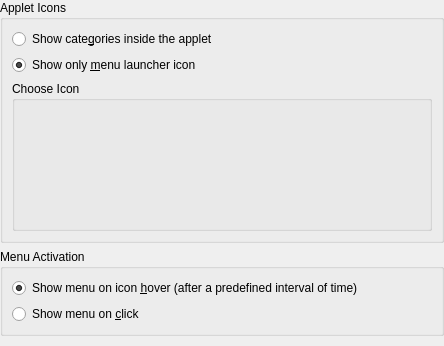
<?xml version="1.0" encoding="UTF-8"?>
<ui version="4.0">
 <class>LancelotAppletConfigBase</class>
 <widget class="QWidget" name="LancelotAppletConfigBase">
  <property name="geometry">
   <rect>
    <x>0</x>
    <y>0</y>
    <width>444</width>
    <height>346</height>
   </rect>
  </property>
  <layout class="QVBoxLayout">
   <property name="margin">
    <number>0</number>
   </property>
   <item>
    <widget class="QGroupBox" name="groupAppletIcons">
     <property name="title">
      <string>Applet Icons</string>
     </property>
     <layout class="QVBoxLayout">
      <item>
       <widget class="QRadioButton" name="radioShowCategories">
        <property name="text">
         <string>Show cate&amp;gories inside the applet</string>
        </property>
       </widget>
      </item>
      <item>
       <widget class="QRadioButton" name="radioShowMenuIconOnly">
        <property name="text">
         <string>Show only &amp;menu launcher icon</string>
        </property>
        <property name="checked">
         <bool>true</bool>
        </property>
       </widget>
      </item>
      <item>
       <widget class="QStackedWidget" name="stackedAppletButtons">
        <property name="minimumSize">
         <size>
          <width>0</width>
          <height>150</height>
         </size>
        </property>
        <property name="maximumSize">
         <size>
          <width>16777215</width>
          <height>150</height>
         </size>
        </property>
        <property name="currentIndex">
         <number>0</number>
        </property>
        <widget class="QWidget" name="pageAppletIconsChoose">
         <layout class="QVBoxLayout" name="verticalLayout">
          <property name="margin">
           <number>0</number>
          </property>
          <item>
           <widget class="QGroupBox" name="groupAppletIconsChoose">
            <property name="title">
             <string>Choose Icon</string>
            </property>
            <layout class="QVBoxLayout" name="verticalLayout_3">
             <item>
              <widget class="QListWidget" name="listIcons">
               <property name="styleSheet">
                <string>.QListWidget {
    background: rgba(0,0,0,0);
}

.QListWidget:item {
    width: 80px;
}</string>
               </property>
               <property name="frameShape">
                <enum>QFrame::NoFrame</enum>
               </property>
               <property name="frameShadow">
                <enum>QFrame::Plain</enum>
               </property>
               <property name="showDropIndicator" stdset="0">
                <bool>false</bool>
               </property>
               <property name="dragDropMode">
                <enum>QAbstractItemView::DragDrop</enum>
               </property>
               <property name="selectionMode">
                <enum>QAbstractItemView::SingleSelection</enum>
               </property>
               <property name="iconSize">
                <size>
                 <width>64</width>
                 <height>64</height>
                </size>
               </property>
               <property name="movement">
                <enum>QListView::Static</enum>
               </property>
               <property name="spacing">
                <number>8</number>
               </property>
               <property name="viewMode">
                <enum>QListView::IconMode</enum>
               </property>
               <property name="uniformItemSizes">
                <bool>true</bool>
               </property>
              </widget>
             </item>
            </layout>
           </widget>
          </item>
         </layout>
        </widget>
        <widget class="QWidget" name="pageCategoriesChoose">
         <layout class="QVBoxLayout" name="verticalLayout_2">
          <property name="margin">
           <number>0</number>
          </property>
          <item>
           <widget class="QGroupBox" name="groupCategoriesChoose">
            <property name="title">
             <string>Choose categories to show</string>
            </property>
            <layout class="QHBoxLayout" name="horizontalLayout">
             <item>
              <widget class="QListWidget" name="listSections">
               <property name="styleSheet">
                <string>.QListWidget {
    background: rgba(0,0,0,0);
}

.QListWidget:item {
    width: 80px;
}</string>
               </property>
               <property name="frameShape">
                <enum>QFrame::NoFrame</enum>
               </property>
               <property name="frameShadow">
                <enum>QFrame::Plain</enum>
               </property>
               <property name="dragDropMode">
                <enum>QAbstractItemView::DragDrop</enum>
               </property>
               <property name="selectionMode">
                <enum>QAbstractItemView::MultiSelection</enum>
               </property>
               <property name="iconSize">
                <size>
                 <width>64</width>
                 <height>64</height>
                </size>
               </property>
               <property name="movement">
                <enum>QListView::Static</enum>
               </property>
               <property name="spacing">
                <number>8</number>
               </property>
               <property name="viewMode">
                <enum>QListView::IconMode</enum>
               </property>
               <property name="uniformItemSizes">
                <bool>true</bool>
               </property>
              </widget>
             </item>
            </layout>
           </widget>
          </item>
         </layout>
        </widget>
       </widget>
      </item>
     </layout>
    </widget>
   </item>
   <item>
    <widget class="QGroupBox" name="groupActivation">
     <property name="title">
      <string>Menu Activation</string>
     </property>
     <layout class="QVBoxLayout">
      <item>
       <widget class="QRadioButton" name="radioActivationHover">
        <property name="text">
         <string>Show menu on icon &amp;hover (after a predefined interval of time)</string>
        </property>
        <property name="checked">
         <bool>true</bool>
        </property>
       </widget>
      </item>
      <item>
       <widget class="QRadioButton" name="radioActivationClick">
        <property name="text">
         <string>Show menu on &amp;click</string>
        </property>
       </widget>
      </item>
     </layout>
    </widget>
   </item>
   <item>
    <spacer name="verticalSpacer">
     <property name="orientation">
      <enum>Qt::Vertical</enum>
     </property>
     <property name="sizeHint" stdset="0">
      <size>
       <width>20</width>
       <height>40</height>
      </size>
     </property>
    </spacer>
   </item>
  </layout>
 </widget>
 <resources/>
 <connections/>
 <slots>
  <slot>updateCard()</slot>
 </slots>
</ui>
